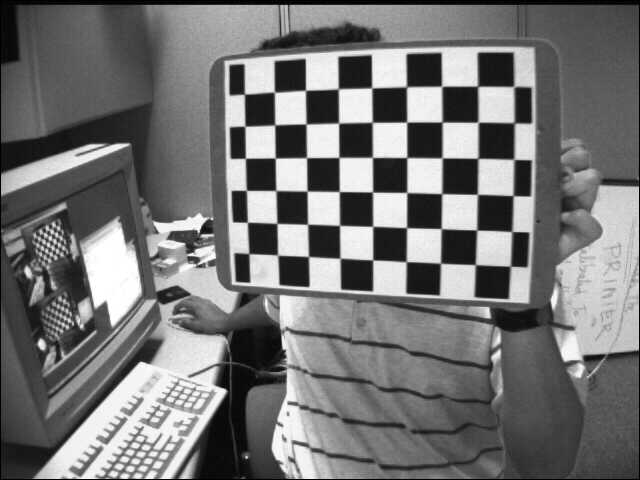
#> input picture left01.jpg, 640 x 480 px; its folder holds only this picture in this run
$ python main.py
#> lines starting #> are read from the running program, lines starting #| are printed output that depends on the picture
#！anaconda3/bin/python
# -*- coding: utf-8 -*-
import numpy as np
import cv2
import glob

############################### I.preparation for calibration #####################################
#image I/O
nx,ny=(9,6) #interior number of corners
#prepare corners in 3D world coordinate & 2D pixel coordinate
objp = np.zeros((nx*ny,3),np.float32)
objp[:,:2] = np.mgrid[0:nx, 0:ny].T.reshape(-1,2)
objps = []
imgps = []
images = glob.glob('*.jpg')

############################### II.find corners ###############################################
# [4 lines left out: function draw_corners, not called in this run]

def find_corners(images) :
    for i in images :
        image = cv2.imread(i)
#> image is the input picture: shape (480, 640, 3); min 0, max 255, mean 116.6
        gray = cv2.cvtColor(image, cv2.COLOR_BGR2GRAY)
        image_size = (image.shape[1], image.shape[0])
        #find coners in pixel coordinate (imgps)
        ret,corners= cv2.findChessboardCorners(gray, (nx,ny), None,
                                               cv2.CALIB_CB_ADAPTIVE_THRESH + cv2.CALIB_CB_NORMALIZE_IMAGE
                                               + cv2.CALIB_CB_FAST_CHECK)
#> ret = True; corners = 54 rows, first 8: [244.5, 94.33], [274.6, 92.24], [305.5, 90.4], [338.4, 88.84], [371.6, 87.98], [406.8, 86.92], [441.6, 86.37], [477.6, 86.38]
        if ret is True :
            objps.append(objp)
            corners2 = cv2.cornerSubPix(gray, corners, (5, 5), (-1,-1),criteria = (cv2.TERM_CRITERIA_MAX_ITER | cv2.TERM_CRITERIA_EPS, 30, 0.001))
#> corners2 = 54 rows, first 8: [244.4, 94.16], [274.4, 92.19], [305.5, 90.34], [338.3, 88.89], [371.7, 87.91], [406.5, 86.78], [441.6, 86.32], [477.6, 86.3]
            imgps.append(corners2)
            #draw_corners(image, corners2)
    cv2.destroyAllWindows()
    return image_size, objps, imgps

############################### III.calibration ################################################
def calibration(objps, imgps, image_size):
    retval,mtx,dist,rvecs,tvecs=cv2.calibrateCamera(objps,imgps,image_size,None,None)
    return retval, mtx, dist, rvecs, tvecs

def show_intrinsic_matrix(mtx) :
    print(mtx)

############################### IV.undistortion #########################################
def undistortion(images, mtx, dist) :
    for i in images :
        #optimize camera matrix we have get before
        image = cv2.imread(i)
        image_size = (image.shape[1], image.shape[0])
        newcameramtx, roi=cv2.getOptimalNewCameraMatrix(mtx,dist,image_size,1,image_size)
        #undistortion
        undst = cv2.undistort(image,mtx,dist,None,newcameramtx)
        #show_undistortion(undst)
        cv2.imwrite('undistorted', undst)
    cv2.destroyAllWindows()
    return undst

def show_undistortion(undst) :
    cv2.imshow('undistort exmaple',undst)
    cv2.waitKey(500)

############################### V.calibration via Zhang's method #############################
#Assuming Hq=Q, making homogeneous coordinates of q and Q
def get_homocoors(objps, imgps) :
    q1 = []
    for i in objps :
        i[:,2]=1
        for j in i :
            q1.append(j)
    q = np.array(q1)
    Q1 = []
    for i in imgps :
        for j in i :
            a = np.ones((1,1),np.float32)
            j = np.hstack((j,a))
            for k in j :
                Q1.append(k)
    Q = np.array(Q1)
    return q, Q

#implete Zhang's method
#get homogeneous matrix H and hi
def cal_v(i,j,H) :
        return np.array([H[0,i]*H[0,j],H[0,i]*H[1,j]+H[1,i]*H[0,j],H[1,i]*H[1,j],H[2,i]*H[0,j]+H[0,i]*H[2,j],H[2,i]*H[1,j]+H[1,i]*H[2,j],H[2,i]*H[2,j]])

def get_H_and_V(q, Q) :
    H=[]
    V=np.array([0,0,0,0,0,0])
    i=1
    while i <= len(objps) :
        q2 = q[54*(i-1):54*(i-1)+54,:]
        Q2 = Q[54*(i-1):54*(i-1)+54,:]
        H1, mask = cv2.findHomography(q2,Q2,cv2.RANSAC, 5.0)
        H.append(H1)
        i=i+1
    #get V
    H = np.array(H)
    for i in range (0,len(H)) :
        u1 = cal_v(0,1,H[i])
        u2 = cal_v(0,0,H[i])-cal_v(1,1,H[i])
        #合并矩阵
        v = np.concatenate([u1,u2])
        V = np.concatenate([V,v])
    V = V[6:len(V)].reshape(2*len(objps),6)
    return H, V

#using overdetermined equations to solve b
def get_b(V) :
    x, b = np.linalg.eig(np.dot(V.T,V))
    b = b[:, -1]
    return b

#solving intrinsic matrix
def get_intrinsic_matrix(b) :
    d1 = b[1]*b[3]-b[0]*b[4]
    d2 = b[0]*b[2]-b[1]*b[1]
    cy = d1/d2
    ld = b[5]-(b[3]**2+cy*d1)/b[0]
    fx = (ld/b[0])**0.5
    fy = (ld*b[0]/d2)**0.5
    cx = -b[3]*fx**2/ld
    mtx=np.array([
		[fx, 0, cx],
		[0,   fy,  cy],
		[0,     0,      1]])
    return mtx

#solving extrinsic matrix
def get_extrinsic_matrix(h, mtx) :
    h1 = []
    h2 = []
    h3 = []
    for j in range(0,3) :
        h1.append(h[j][0])
        h2.append(h[j][1])
        h3.append(h[j][2])
    h1 = np.array(h1)
    h1 = h1.reshape(len(h1),1)
    h2 = np.array(h2)
    h2 = h2.reshape(len(h2),1)
    h3 = np.array(h3)
    h3 = h3.reshape(len(h3),1)
    ld = 1/np.linalg.norm(np.dot(np.linalg.inv(mtx),h1))
    r1 = ld * np.dot(np.linalg.inv(mtx),h1)

    n_r1 = []
    n_r1.append(r1[0][0])
    n_r1.append(r1[1][0])
    n_r1.append(r1[2][0])
    n_r1.append(0)
    n_r1 = np.array(n_r1).reshape(4,1)

    r2 = ld * np.dot(np.linalg.inv(mtx),h2)
    n_r2 = []
    n_r2.append(r2[0][0])
    n_r2.append(r2[1][0])
    n_r2.append(r2[2][0])
    n_r2.append(0)
    n_r2 = np.array(n_r2).reshape(4,1)

    r3 = np.cross(r1.T,r2.T)
    n_r3 = []
    n_r3.append(r3[0][0])
    n_r3.append(r3[0][1])
    n_r3.append(r3[0][2])
    n_r3.append(0)
    n_r3 = np.array(n_r3).reshape(4,1)

    t = ld * np.dot(np.linalg.inv(mtx),h3)
    n_t = []
    n_t.append(t[0][0])
    n_t.append(t[1][0])
    n_t.append(t[2][0])
    n_t.append(1)
    n_t = np.array(n_t).reshape(4,1)


    E = np.array([n_r1, n_r2, n_r3, n_t])

    return E

#Undistort via Zhang's method
def get_D_and_d(intr_mtx, H, objps, imgps) :
    D=[]
    d=[]
    #get u0 and v0
    u0 = intr_mtx[0,2]
    v0 = intr_mtx[1,2]
    for i in range(0,len(objps)) :
        for j in range(0,len(objps[0])) :
            #prepration for u, v, x, y
            homo_objp = np.array([objps[i][j][0],objps[i][j][1],0,1])
            E = get_extrinsic_matrix(H[i], intr_mtx)
            homo_nondist_coords = np.dot(E.T, homo_objp.T)
            #nondist_coords = homo_nondist_coords/homo_nondist_coords[0][-2]
            x,y = homo_nondist_coords[0][0], homo_nondist_coords[0][1]
            homo_nondist_coords = np.array([x, y, 1])
            homo_nondist_pixelcoords = np.dot(intr_mtx, homo_nondist_coords.T)
            [u,v,others] = homo_nondist_pixelcoords
            #calculate D
            l1 = [(u - u0)*(x**2 + y**2),(u - u0)*(x**2 + y**2)**2]
            D.append(l1)
            d.append(imgps[i][j][0][0]-u)
            l2 = [(v - v0)*(x**2 + x**2),(v - v0)*(x**2 + y**2)**2]
            D.append(l2)
            d.append(imgps[i][j][0][1]-v)
    D = np.array(D)
    d = np.array(d)
    return D, d


def get_K(D, d) :
    return np.dot(np.dot(np.linalg.inv(np.dot(D.T,D)),D.T),d)

############################### Main ##########################################
image_size, objps, imgps = find_corners(images)
#> image_size = (640, 480); objps = 1 item; imgps = 1 item
retval, mtx, dist, rvecs, tvecs = calibration(objps, imgps, image_size)
#> in calibration, `retval,mtx,dist,rvecs,tvecs=cv2.calibrateCamera(objps,imgps,image_size..`: retval = 0.159; mtx = [[828.3, 0, 303.4], [0, 783.1, 319.2], [0, 0, 1]]; dist = [[-0.682, 0.331, -0.0637, 0.0235, -0.486]]; rvecs = ([0.258, 0.434, 0.0308],); tvecs = ([-1.8, -6.93, 23.96],)
#> retval = 0.159; mtx = [[828.3, 0, 303.4], [0, 783.1, 319.2], [0, 0, 1]]; dist = [[-0.682, 0.331, -0.0637, 0.0235, -0.486]]; rvecs = ([0.258, 0.434, 0.0308],); tvecs = ([-1.8, -6.93, 23.96],)
undistortion(images, mtx, dist)
#> in undistortion, `newcameramtx, roi=cv2.getOptimalNewCameraMatrix(mtx,dist,image_size,1,..`: newcameramtx = [[589.9, 0, 336], [0, 549.9, 305.9], [0, 0, 1]]; roi = (85, 74, 513, 353)
#> in undistortion, `undst = cv2.undistort(image,mtx,dist,None,newcameramtx)`:
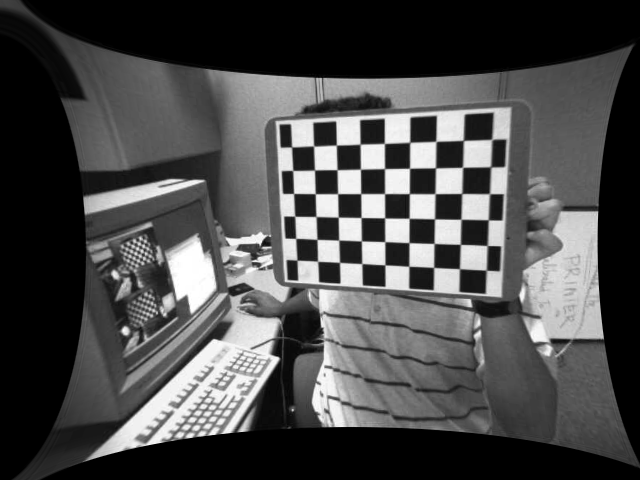
#> undst: shape (480, 640, 3); min 0, max 255, mean 74.3
#calibrate via Zhang's method
q, Q = get_homocoors(objps, imgps)
#> the loop in get_homocoors, `for i in objps :` made 1 pass
#> after the loop in get_homocoors, `for i in objps :`: q1 = 54 items, first 6: [0, 0, 1], [1, 0, 1], [2, 0, 1], [3, 0, 1], [4, 0, 1], [5, 0, 1]
#> in get_homocoors, `q = np.array(q1)`: q = 54 rows, first 8: [0, 0, 1], [1, 0, 1], [2, 0, 1], [3, 0, 1], [4, 0, 1], [5, 0, 1], [6, 0, 1], [7, 0, 1]
#> the loop in get_homocoors, `for i in imgps :` made 1 pass
#> after the loop in get_homocoors, `for i in imgps :`: Q1 = 54 items, first 6: [244.4, 94.16, 1], [274.4, 92.19, 1], [305.5, 90.34, 1], [338.3, 88.89, 1], [371.7, 87.91, 1], [406.5, 86.78, 1]
#> in get_homocoors, `Q = np.array(Q1)`: Q = 54 rows, first 8: [244.4, 94.16, 1], [274.4, 92.19, 1], [305.5, 90.34, 1], [338.3, 88.89, 1], [371.7, 87.91, 1], [406.5, 86.78, 1], [441.6, 86.32, 1], [477.6, 86.3, 1]
H, V = get_H_and_V(q, Q)
#> the loop in get_H_and_V, `while i <= len(objps) :` made 1 pass
#> i on pass 1: 2
#> after the loop in get_H_and_V, `while i <= len(objps) :`: H = [[[27.06, 2.08, 243.8], [-2, 33.75, 91.86], [-0.0133, 0.00516, 1]]]; i = 2
#> in get_H_and_V, `H = np.array(H)`: H = [[27.06, 2.08, 243.8], [-2, 33.75, 91.86], [-0.0133, 0.00516, 1]]
#> the loop in get_H_and_V, `for i in range (0,len(H)) :` made 1 pass
#> (u1, u2) on pass 1: ([56.19, 909, -67.35, 0.112, -0.461, -6.89e-05], [727.7, -248.2, -1135.1, -0.744, -0.295, 0.000152])
#> after the loop in get_H_and_V, `for i in range (0,len(H)) :`: V = 18 values, max 909 at index 7, min -1135.1 at index 14, mean 13.39
#> in get_H_and_V, `V = V[6:len(V)].reshape(2*len(objps),6)`: V = [[56.19, 909, -67.35, 0.112, -0.461, -6.89e-05], [727.7, -248.2, -1135.1, -0.744, -0.295, 0.000152]]
b = get_b(V)
#> in get_b, `x, b = np.linalg.eig(np.dot(V.T,V))`: x = [1890627, 0, 822883.7, 3.19e-18, 8.82e-17, -1.2e-23]; b = [[0.522, -0.841, -0.143, -0.841, 0.841, -0.841], [-0.247, 0.0118, -0.969, 0.0118, -0.0118, 0.0118], [-0.816, -0.542, 0.201, -0.542, 0.542, -0.542], [-0.000546, -0.000333, -3.91e-05, -0.000318, 0.000505, -0.000333], [-0.000179, -0.000203, 0.000538, -0.000241, 0.000901, -0.000203], [1.15e-07, 6.13e-08, 5.85e-08, 2.09e-07, -1.18e-07, 2.84e-07]]
#> in get_b, `b = b[:, -1]`: b = [-0.841, 0.0118, -0.542, -0.000333, -0.000203, 2.84e-07]
zhang_mtx = get_intrinsic_matrix(b)
#> in get_intrinsic_matrix, `d1 = b[1]*b[3]-b[0]*b[4]`: d1 = -0.000175
#> in get_intrinsic_matrix, `d2 = b[0]*b[2]-b[1]*b[1]`: d2 = 0.455
#> in get_intrinsic_matrix, `cy = d1/d2`: cy = -0.000384
#> in get_intrinsic_matrix, `ld = b[5]-(b[3]**2+cy*d1)/b[0]`: ld = 4.95e-07
#> in get_intrinsic_matrix, `fx = (ld/b[0])**0.5`: fx = nan
#> in get_intrinsic_matrix, `mtx=np.array([ [fx, 0, cx], [0,   fy,  cy], [0,     0,      1]])`: mtx = [[nan, 0, nan], [0, nan, -0.000384], [0, 0, 1]]
#> zhang_mtx = [[nan, 0, nan], [0, nan, -0.000384], [0, 0, 1]]
E= []
for i in range (0,len(H)) :
    E.append(get_extrinsic_matrix(H[i], zhang_mtx))
#> this loop made 1 pass
#> (h1 in get_extrinsic_matrix, h2 in get_extrinsic_matrix, h3 in get_extrinsic_matrix, ld in get_extrinsic_matrix, r1 in get_extrinsic_matrix, n_r1 in get_extrinsic_matrix, r2 in get_extrinsic_matrix, n_r2 in get_extrinsic_matrix) on pass 1: ([27.06, -2, -0.0133], [2.08, 33.75, 0.00516], [243.8, 91.86, 1], nan, [nan, nan, nan], [nan, nan, nan, 0], [nan, nan, nan], [nan, nan, nan, 0])
#> after the loop, E = 1 item
#undistortion via Zhang's method
D, d = get_D_and_d(zhang_mtx, H, objps, imgps)
#> in get_D_and_d, `u0 = intr_mtx[0,2]`: u0 = nan
#> in get_D_and_d, `v0 = intr_mtx[1,2]`: v0 = -0.000384
#> the loop in get_D_and_d, `for i in range(0,len(objps)) :` made 1 pass
K = get_K(D, d)
#write results
'''
with open('/Users/lg/Downloads/python项目/flask/file1/Code/calibration results.txt','w') as f :
    f.write('intrinsic matrix via OpenCv function:\n')
    f.write(str(mtx)+'\n')
    f.write('extrinsics :\n')
    f.write('rvecs:\n')
    f.write(str(rvecs)+'\n')
    f.write('tvecs:\n')
    f.write(str(tvecs)+'\n')
    f.write('distortion coefficients:\n')
    f.write(str(dist))
with open("/Users/lg/Downloads/python项目/flask/file1/Code/Zhang's method results.txt",'w') as f :
    f.write("intrinsic matrix via Zhang's method:\n")
    f.write(str(zhang_mtx)+'\n')
    f.write('extrinsics :\n')
    f.write(str(E)+'\n')
    f.write('distortion coefficients(k1,k2):\n')
    f.write(str(K))
'''

$ run again, on left05.jpg
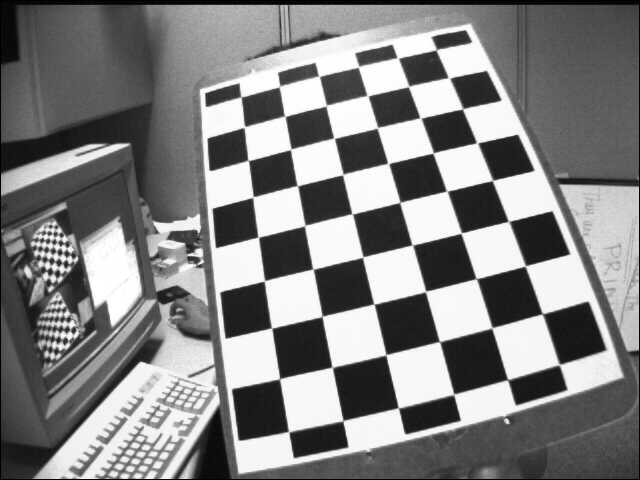
#> input picture left05.jpg, 640 x 480 px
#> in find_corners, image is the input picture: shape (480, 640, 3); min 0, max 255, mean 129.8
#> ret = True; corners = 54 rows, first 8: [435.9, 50.23], [450, 78.54], [462.7, 108.8], [476.5, 142.8], [492.5, 180.5], [508.4, 221.1], [525.3, 265.9], [542.1, 313.6]
#> corners2 = 54 rows, first 8: [436.3, 49.7], [449, 78.18], [462.6, 108.9], [476.9, 142.8], [492.5, 180.5], [508.6, 221.5], [525.3, 265.9], [542.2, 313.8]
#> `image_size, objps, imgps = find_corners(images)`: image_size = (640, 480); objps = 1 item
#> in calibration, `retval,mtx,dist,rvecs,tvecs=cv2.calibrateCamera(objps,imgps,image_size..`: retval = 0.199; mtx = [[592.2, 0, 333.7], [0, 595.9, 209.5], [0, 0, 1]]; dist = [[-0.327, -0.194, 0.0161, 0.00652, 0.803]]; rvecs = ([-0.333, 0.478, 1.31],); tvecs = ([2.55, -3.97, 14.07],)
#> `retval, mtx, dist, rvecs, tvecs = calibration(objps, imgps, image_size)`: retval = 0.199; mtx = [[592.2, 0, 333.7], [0, 595.9, 209.5], [0, 0, 1]]; dist = [[-0.327, -0.194, 0.0161, 0.00652, 0.803]]; rvecs = ([-0.333, 0.478, 1.31],); tvecs = ([2.55, -3.97, 14.07],)
#> newcameramtx = [[519.2, 0, 337.8], [0, 527.3, 217.5], [0, 0, 1]]; roi = (17, 19, 611, 450)
#> in undistortion, `undst = cv2.undistort(image,mtx,dist,None,newcameramtx)`:
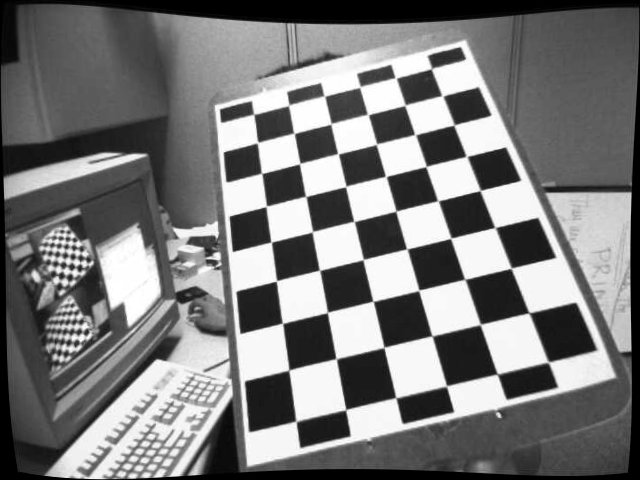
#> undst: shape (480, 640, 3); min 0, max 255, mean 121.8
#> the loop in get_homocoors, `for i in objps :` made 1 pass
#> after the loop in get_homocoors, `for i in objps :`: q1 = 54 items, first 6: [0, 0, 1], [1, 0, 1], [2, 0, 1], [3, 0, 1], [4, 0, 1], [5, 0, 1]
#> in get_homocoors, `q = np.array(q1)`: q = 54 rows, first 8: [0, 0, 1], [1, 0, 1], [2, 0, 1], [3, 0, 1], [4, 0, 1], [5, 0, 1], [6, 0, 1], [7, 0, 1]
#> the loop in get_homocoors, `for i in imgps :` made 1 pass
#> after the loop in get_homocoors, `for i in imgps :`: Q1 = 54 items, first 6: [436.3, 49.7, 1], [449, 78.18, 1], [462.6, 108.9, 1], [476.9, 142.8, 1], [492.5, 180.5, 1], [508.6, 221.5, 1]
#> in get_homocoors, `Q = np.array(Q1)`: Q = 54 rows, first 8: [436.3, 49.7, 1], [449, 78.18, 1], [462.6, 108.9, 1], [476.9, 142.8, 1], [492.5, 180.5, 1], [508.6, 221.5, 1], [525.3, 265.9, 1], [542.2, 313.8, 1]
#> the loop in get_H_and_V, `while i <= len(objps) :` made 1 pass
#> i on pass 1: 2
#> after the loop in get_H_and_V, `while i <= len(objps) :`: H = [[[-3.88, -40.65, 439], [27.31, 9.26, 46.52], [-0.0347, -0.00184, 1]]]; i = 2
#> in get_H_and_V, `H = np.array(H)`: H = [[-3.88, -40.65, 439], [27.31, 9.26, 46.52], [-0.0347, -0.00184, 1]]
#> the loop in get_H_and_V, `for i in range (0,len(H)) :` made 1 pass
#> (u1, u2) on pass 1: ([157.9, -1146.1, 253, 1.42, -0.372, 6.38e-05], [-1637.4, 541, 659.9, 0.12, -1.86, 0.0012])
#> after the loop in get_H_and_V, `for i in range (0,len(H)) :`: V = 18 values, max 659.9 at index 14, min -1637.4 at index 12, mean -65.13
#> in get_H_and_V, `V = V[6:len(V)].reshape(2*len(objps),6)`: V = [[157.9, -1146.1, 253, 1.42, -0.372, 6.38e-05], [-1637.4, 541, 659.9, 0.12, -1.86, 0.0012]]
#> in get_b, `x, b = np.linalg.eig(np.dot(V.T,V))`: x = [3636107.1, -2.93e-10, 1175616.2, -1.74e-15, -2.57e-16, 3.16e-23]; b = [[-0.843, 0.432, -0.32, -2.22e-05, -0.000135, 8.44e-08], [0.453, 0.251, -0.856, -1.84e-05, 0.000935, 1.8e-06], [0.289, 0.866, 0.407, -0.00282, 6.85e-05, 8.66e-07], [-0.000166, 0.000624, 0.00128, 0.237, 0.882, 0.00164], [-0.000871, -0.00233, -0.000848, -0.972, 0.472, 0.00151], [5.9e-07, 1.44e-06, 3.92e-07, -0.000372, -0.00073, 1]]
#> in get_b, `b = b[:, -1]`: b = [8.44e-08, 1.8e-06, 8.66e-07, 0.00164, 0.00151, 1]
#> d1 = 2.83e-09
#> d2 = -3.17e-12
#> cy = -892.5
#> in get_intrinsic_matrix, `ld = b[5]-(b[3]**2+cy*d1)/b[0]`: ld = -1.02
#> fx = nan
#> fy = 164.4
#> cx = nan
#> in get_intrinsic_matrix, `mtx=np.array([ [fx, 0, cx], [0,   fy,  cy], [0,     0,      1]])`: mtx = [[nan, 0, nan], [0, 164.4, -892.5], [0, 0, 1]]
#> the loop `for i in range (0,len(H)) :` made 1 pass
#> (h1 in get_extrinsic_matrix, h2 in get_extrinsic_matrix, h3 in get_extrinsic_matrix, ld in get_extrinsic_matrix, r1 in get_extrinsic_matrix, n_r1 in get_extrinsic_matrix, r2 in get_extrinsic_matrix, n_r2 in get_extrinsic_matrix) on pass 1: ([-3.88, 27.31, -0.0347], [-40.65, 9.26, -0.00184], [439, 46.52, 1], nan, [nan, nan, nan], [nan, nan, nan, 0], [nan, nan, nan], [nan, nan, nan, 0])
#> after the loop `for i in range (0,len(H)) :`: E = 1 item
#> u0 = nan
#> v0 = -892.5
#> the loop in get_D_and_d, `for i in range(0,len(objps)) :` made 1 pass

$ run again, on left06.jpg
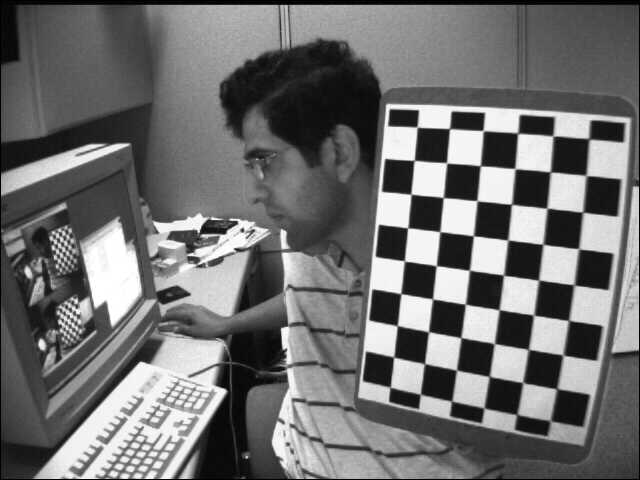
#> input picture left06.jpg, 640 x 480 px
#> in find_corners, image is the input picture: shape (480, 640, 3); min 0, max 255, mean 111.6
#> ret = True; corners = 54 rows, first 8: [589.1, 139], [586.5, 175.8], [582, 212.4], [578.4, 248.2], [574.2, 284.7], [568.5, 320.2], [561.9, 355.4], [556.5, 388.5]
#> corners2 = 54 rows, first 8: [589, 138.8], [586.1, 175.6], [582.7, 212.1], [578.7, 248.7], [573.9, 284.8], [568.7, 320.3], [563.1, 355.1], [556.7, 388.6]
#> `image_size, objps, imgps = find_corners(images)`: image_size = (640, 480); objps = 1 item
#> in calibration, `retval,mtx,dist,rvecs,tvecs=cv2.calibrateCamera(objps,imgps,image_size..`: retval = 0.153; mtx = [[638.4, 0, 277.1], [0, 645, 224.7], [0, 0, 1]]; dist = [[-0.403, 0.0859, -0.000187, 0.0349, 0.0668]]; rvecs = ([0.483, 0.393, 1.63],); tvecs = ([8.37, -2.33, 16.26],)
#> `retval, mtx, dist, rvecs, tvecs = calibration(objps, imgps, image_size)`: retval = 0.153; mtx = [[638.4, 0, 277.1], [0, 645, 224.7], [0, 0, 1]]; dist = [[-0.403, 0.0859, -0.000187, 0.0349, 0.0668]]; rvecs = ([0.483, 0.393, 1.63],); tvecs = ([8.37, -2.33, 16.26],)
#> newcameramtx = [[511, 0, 307.7], [0, 495.6, 220.8], [0, 0, 1]]; roi = (46, 39, 573, 391)
#> in undistortion, `undst = cv2.undistort(image,mtx,dist,None,newcameramtx)`:
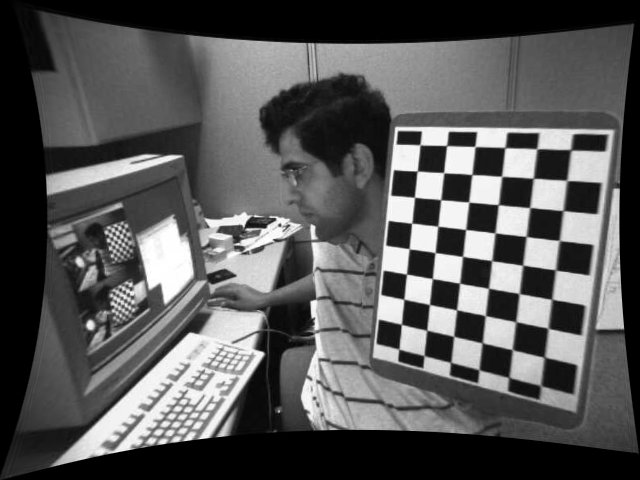
#> undst: shape (480, 640, 3); min 0, max 255, mean 87.1
#> the loop in get_homocoors, `for i in objps :` made 1 pass
#> after the loop in get_homocoors, `for i in objps :`: q1 = 54 items, first 6: [0, 0, 1], [1, 0, 1], [2, 0, 1], [3, 0, 1], [4, 0, 1], [5, 0, 1]
#> in get_homocoors, `q = np.array(q1)`: q = 54 rows, first 8: [0, 0, 1], [1, 0, 1], [2, 0, 1], [3, 0, 1], [4, 0, 1], [5, 0, 1], [6, 0, 1], [7, 0, 1]
#> the loop in get_homocoors, `for i in imgps :` made 1 pass
#> after the loop in get_homocoors, `for i in imgps :`: Q1 = 54 items, first 6: [589, 138.8, 1], [586.1, 175.6, 1], [582.7, 212.1, 1], [578.7, 248.7, 1], [573.9, 284.8, 1], [568.7, 320.3, 1]
#> in get_homocoors, `Q = np.array(Q1)`: Q = 54 rows, first 8: [589, 138.8, 1], [586.1, 175.6, 1], [582.7, 212.1, 1], [578.7, 248.7, 1], [573.9, 284.8, 1], [568.7, 320.3, 1], [563.1, 355.1, 1], [556.7, 388.6, 1]
#> the loop in get_H_and_V, `while i <= len(objps) :` made 1 pass
#> i on pass 1: 2
#> after the loop in get_H_and_V, `while i <= len(objps) :`: H = [[[-0.918, -26.91, 594], [38.82, 0.234, 137.8], [0.00705, 0.02, 1]]]; i = 2
#> in get_H_and_V, `H = np.array(H)`: H = [[-0.918, -26.91, 594], [38.82, 0.234, 137.8], [0.00705, 0.02, 1]]
#> the loop in get_H_and_V, `for i in range (0,len(H)) :` made 1 pass
#> (u1, u2) on pass 1: ([24.71, -1044.8, 9.08, -0.208, 0.777, 0.000141], [-723.3, -58.7, 1506.8, 1.06, 0.538, -0.000349])
#> after the loop in get_H_and_V, `for i in range (0,len(H)) :`: V = 18 values, max 1506.8 at index 14, min -1044.8 at index 7, mean -15.78
#> in get_H_and_V, `V = V[6:len(V)].reshape(2*len(objps),6)`: V = [[24.71, -1044.8, 9.08, -0.208, 0.777, 0.000141], [-723.3, -58.7, 1506.8, 1.06, 0.538, -0.000349]]
#> in get_b, `x, b = np.linalg.eig(np.dot(V.T,V))`: x = [2799055.3, -2.33e-10, 1090466.2, 1.54e-16, -3.07e-16, -1.87e-23]; b = [[0.432, 0.901, -0.0468, 0.000521, 0.00058, -1.49e-07], [0.056, 0.0251, 0.998, -0.000721, -0.000125, 1.45e-08], [-0.9, 0.433, 0.0396, 0.000595, -0.000459, 1.81e-07], [-0.00063, 0.000314, 0.000233, -0.023, 0.996, 4.56e-05], [-0.000337, 0.000124, -0.000726, -1, 0.0851, -0.000147], [2.06e-07, -1.06e-07, -1.46e-07, -4.2e-05, -7.27e-05, 1]]
#> in get_b, `b = b[:, -1]`: b = [-1.49e-07, 1.45e-08, 1.81e-07, 4.56e-05, -0.000147, 1]
#> d1 = -2.13e-11
#> d2 = -2.72e-14
#> cy = 782.2
#> in get_intrinsic_matrix, `ld = b[5]-(b[3]**2+cy*d1)/b[0]`: ld = 0.902
#> fx = nan
#> fy = 2225.3
#> cx = nan
#> in get_intrinsic_matrix, `mtx=np.array([ [fx, 0, cx], [0,   fy,  cy], [0,     0,      1]])`: mtx = [[nan, 0, nan], [0, 2225.3, 782.2], [0, 0, 1]]
#> the loop `for i in range (0,len(H)) :` made 1 pass
#> (h1 in get_extrinsic_matrix, h2 in get_extrinsic_matrix, h3 in get_extrinsic_matrix, ld in get_extrinsic_matrix, r1 in get_extrinsic_matrix, n_r1 in get_extrinsic_matrix, r2 in get_extrinsic_matrix, n_r2 in get_extrinsic_matrix) on pass 1: ([-0.918, 38.82, 0.00705], [-26.91, 0.234, 0.02], [594, 137.8, 1], nan, [nan, nan, nan], [nan, nan, nan, 0], [nan, nan, nan], [nan, nan, nan, 0])
#> after the loop `for i in range (0,len(H)) :`: E = 1 item
#> u0 = nan
#> v0 = 782.2
#> the loop in get_D_and_d, `for i in range(0,len(objps)) :` made 1 pass
